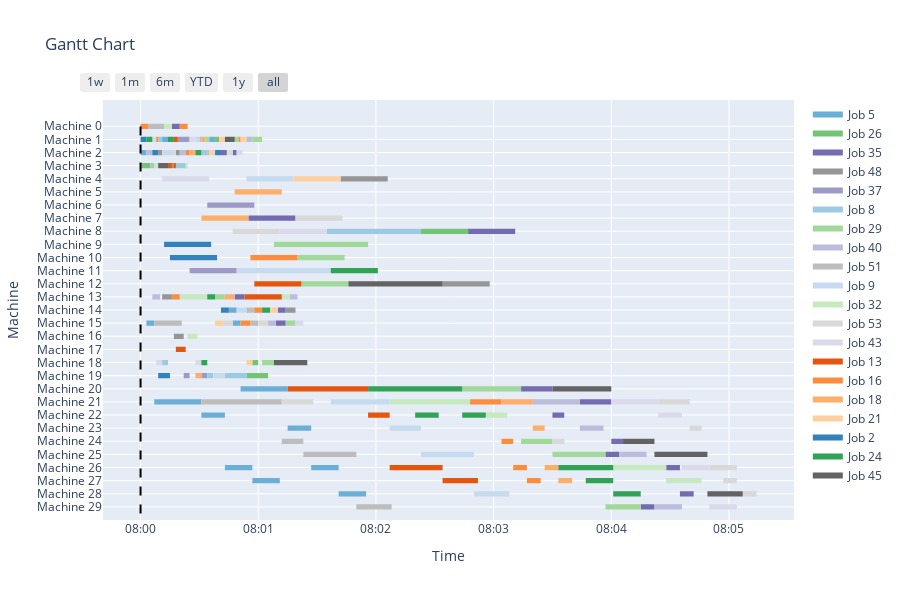

Notebook code cell kept with this figure:
### Code cell
# Preschedule
pre_GBest, X_ijk, S_ij, C_ij, C_j = GeneticAlgorithm (S_k, S_j, JSet, OJSet, J, I, K, 
                                                p_ijk, h_ijk, d_j, n_j, n_ops_left_j, 
                                                MC_ji, n_MC_ji, OperationPool, maxtime= 1000)
print(pre_GBest)
fig1 = plot(J, K, n_j, X_ijk, S_ij, C_ij, MB_record, t)
display(fig1)
